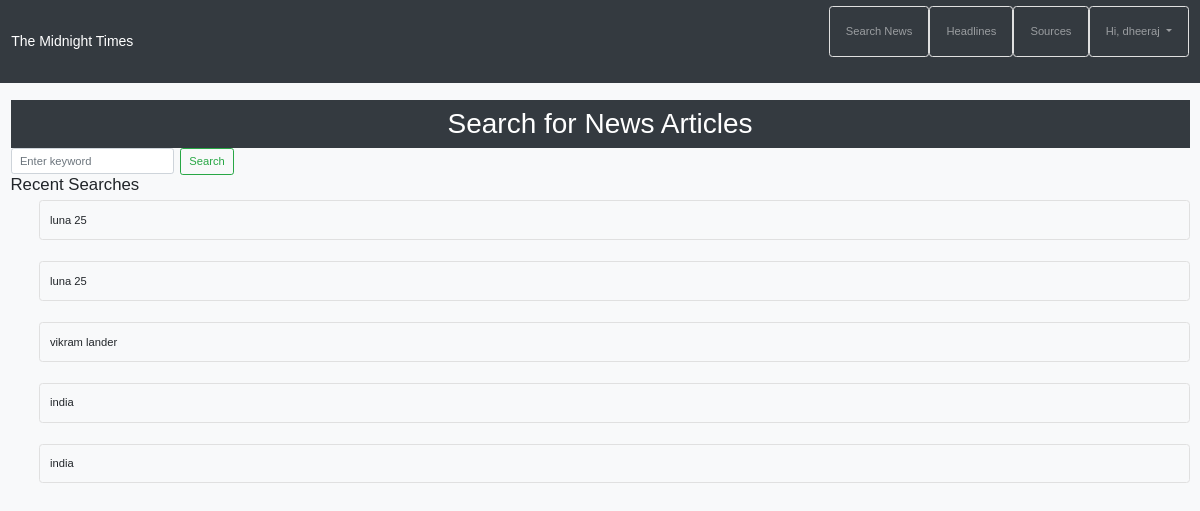
The app's page /fetch-news/ (signed in) with its own data.
### newsapp/models.py (models this page shows)
class UserSearch(models.Model):
    user = models.ForeignKey(User, null=True, on_delete=models.CASCADE)
    keyword = models.CharField(max_length=255)
    searched_at = models.DateTimeField(auto_now_add=True)

### newsapp/views.py (the view, shortened to what this page needs)
# urls.py: path('fetch-news/', views.fetch_news, name='fetch-news'),
@login_required(login_url='login')
def fetch_news(request):
    articles = []
    keyword = ""
    recent_searches = UserSearch.objects.order_by(
        '-searched_at')[:5]  # gets the last 10 searches
    return render(request, 'Search_news.html', {
        'articles': articles,
        'keyword': keyword,
        'recent_searches': recent_searches
    })

### newsapp/templates/Search_news.html (shortened to what this page needs)
{% extends 'base.html' %}
{% load static %}
{% block main-content %}
<body>
    <h1>Search for News Articles</h1>
    <form method="post" class="form-inline my-2 my-lg-0">
        <input class="form-control mr-sm-2" type="text" name="keyword" placeholder="Enter keyword" value="{{ keyword }}">
        <button class="btn btn-outline-success my-2 my-sm-0" type="submit">Search</button>
    </form>
    <aside>
        <h4>Recent Searches</h4>
        <ul>
            {% for search in recent_searches %}
                <li>{{ search.keyword }}</li>
            {% endfor %}
        </ul>
    </aside>
</body>
{% endblock main-content %}

### newsapp/templates/base.html (shortened to what this page needs)
<!DOCTYPE html>
<html lang="en">
    <head>
        <link rel="stylesheet" href="https://maxcdn.bootstrapcdn.com/bootstrap/4.5.2/css/bootstrap.min.css">
        {% load static %}
        <link rel="stylesheet" type="text/css" href="{% static 'newsapp/style.css' %}">
    </head>
    <body>
        <nav class="navbar navbar-expand-lg navbar-dark bg-dark">
            <a class="navbar-brand" href="{% url 'headlines' %}">The Midnight Times</a>
            <div class="collapse navbar-collapse" id="navbarNav">
                <ul class="navbar-nav ml-auto">
                    <li class="nav-item">
                        <a class="nav-link" href="{% url 'fetch-news' %}">Search News</a>
                    </li>
                    <li class="nav-item">
                        <a class="nav-link" href="{% url 'headlines' %}">Headlines</a>
                    </li>
                    <li class="nav-item">
                        <a class="nav-link" href="{% url 'sources' %}">Sources</a>
                    </li>
                    {% if user.is_authenticated %}
                    <li class="nav-item dropdown">
                        <a class="nav-link dropdown-toggle" href="#" id="navbarDropdown" role="button"
                            data-toggle="dropdown" aria-haspopup="true" aria-expanded="false">
                            Hi, {{ request.user.username }}
                        </a>
                    </li>
                    {% endif %}
                </ul>
            </div>
        </nav>
        <div class="container mt-4">
            {% block main-content %}{% endblock main-content %}
        </div>
    </body>
</html>

### newsapp/static/newsapp/style.css (style rules this page uses)
h1 { background-color: #343a40; color: white; padding: 10px; margin: 0; text-align: center; }
li { list-style-type: none; margin-bottom: 30px; border: 1px solid #e0e0e0; border-radius: 5px; padding: 15px; transition: background-color 0.3s; }
body { zoom: 70%; font-family: Arial, sans-serif; background-color: #f8f9fa; }
.container { margin-left: 0; max-width: 100%; }

### records on screen
UserSearch: keyword "luna 25"
UserSearch: keyword "luna 25"
UserSearch: keyword "vikram lander"
UserSearch: keyword "india"
UserSearch: keyword "india"

### other values on screen
{{ request.user.username }} "dheeraj"
